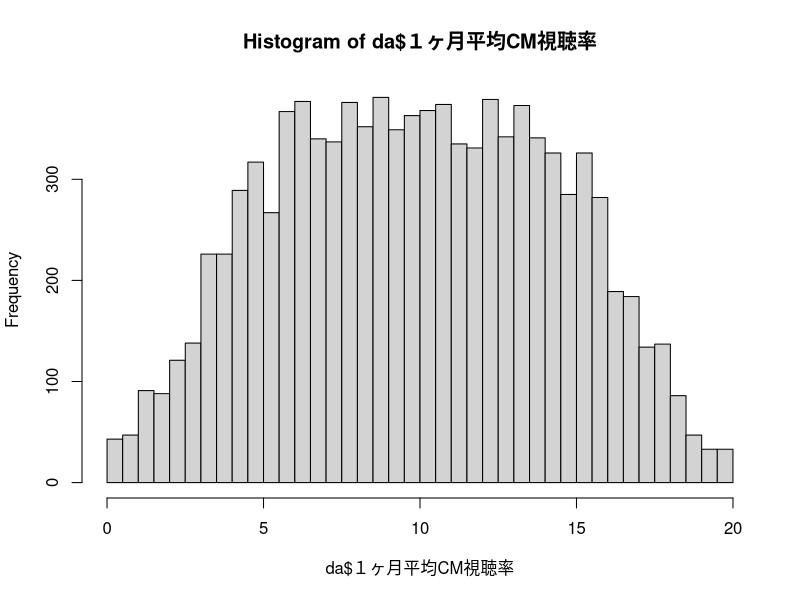
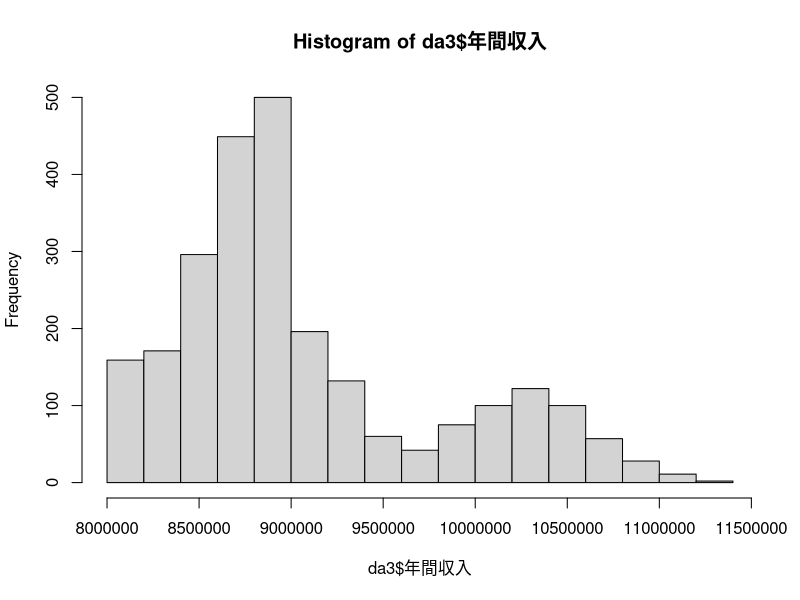
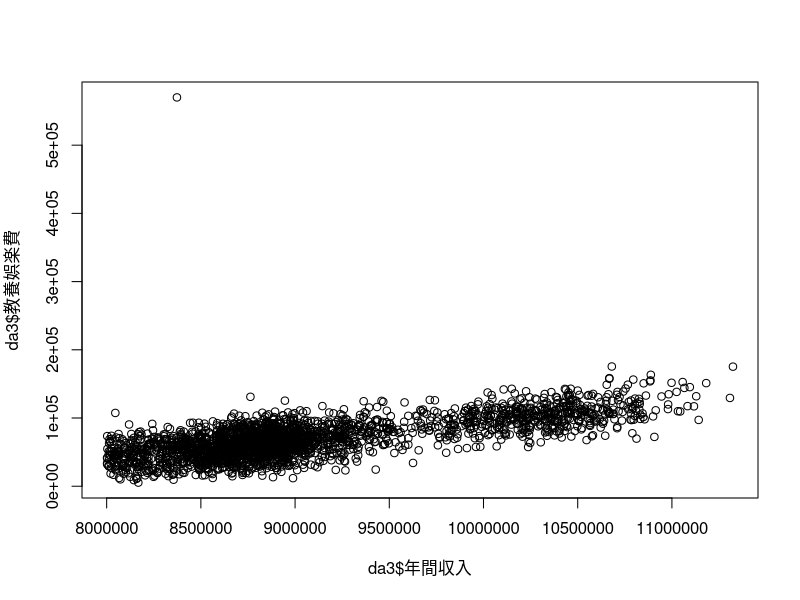

Write the R code that produced these figures, in order.
da <- read.csv("gacoo_datascience/week5/dummydata_C.csv", stringsAsFactors=FALSE)
da$`１ヶ月平均CM視聴率` <- as.numeric(gsub(",","",da$`１ヶ月平均CM視聴率`))
da$`１ヶ月平均CM視聴率` <- as.numeric(gsub(",","",da$`１ヶ月平均CM視聴率`))

# 統計量
summary(da$`１ヶ月平均CM視聴率`)

# ヒストグラム
hist(da$`１ヶ月平均CM視聴率`, breaks = 40)

# クロス集計
ct <- table(da$CM視聴率の高低, da$居住地域)
ct["高視聴率層",] / sum(ct["高視聴率層",])

table(da$CM視聴率の高低, da$居住地域)
table(da$CM視聴率の高低, da$企業規模)
table(da$CM視聴率の高低, da$子ども有無)

#####
da2 <- read.csv("gacoo_datascience/week5/dummydata_D.csv", stringsAsFactors=FALSE)
da2$購入意向 <- as.numeric(gsub(",","",da2$購入意向))

ct2 <- table(da2$割付.A.B., da2$購入意向)
ct2
ct2["A",] / sum(ct2["A",])

mean_a <- (76+2*61+3*76+4*40+5*47) / sum(c(76,61,76,40,47))
mean_a
mean_b <- (21+2*43+3*91+4*68+5*77) / sum(c(21,43,91,68,77))
mean_b

#####
da3 <- read.csv("gacoo_datascience/week5/dummydata_E.csv", stringsAsFactors=FALSE)
da3$年間収入 <- as.numeric(gsub(",","",da3$年間収入))
da3$教養娯楽費 <- as.numeric(da3$教養娯楽費)

# ヒストグラム
hist(da3$年間収入)

# 回帰分析
da3.lm <- lm(年間収入 ~ . - ID - その他の消費支出, data = da3)
summary(da3.lm) #=> Multiple R-squared:  0.7959

# 中央値
median(da3$教養娯楽費)

# 散布図
plot(da3$年間収入, da3$教養娯楽費)

# 回帰分析
da3.lm2 <- lm(教養娯楽費 ~ 年間収入, data = da3)
summary(da3.lm2)

# 外れ値除外
da4 <- da3[da3$教養娯楽費 < 500000,]
da4.lm <- lm(教養娯楽費 ~ 年間収入, data = da4)
summary(da4.lm)

# 予測
predict(da4.lm, newdata = data.frame(年間収入 = 10000000))

